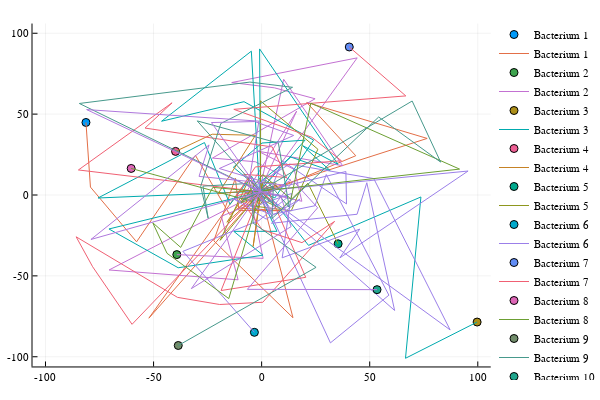

Notebook cell for this chart:
### Code cell
## Plot the path of each bacterium
using Plots
plotly()
S = length(keys(D["Path_Dict"]))
scatter(xlim = R, ylim = R)
for i=1:S
    Path_i = D["Path_Dict"][i]
    if size(Path_i,2)!=1
        scatter!([Path_i[1,1]], [Path_i[2,1]], label = "Bacterium $i")
        plot!(Path_i[1,:], Path_i[2,:], label = "Bacterium $i")
    end
end
plot!()

### Figure 1 — Plotly figure (JSON) as saved in the notebook; plotly's stock layout.template omitted (floating-point values rounded to 4 significant figures)
{"data": [{"colorbar": {"title": ""}, "hoverinfo": "text", "legendgroup": "Bacterium 1", "marker": {"color": "rgba(0, 154, 250, 1.000)", "line": {"color": "rgba(0, 0, 0, 1.000)", "width": 1}, "size": 8, "symbol": "circle"}, "mode": "markers", "name": "Bacterium 1", "showlegend": true, "text": [null], "type": "scatter", "x": [-81.27], "xaxis": "x1", "y": [44.84], "yaxis": "y1", "zmax": 0.1, "zmin": -0.1}, {"colorbar": {"title": ""}, "hoverinfo": "text", "legendgroup": "Bacterium 1", "line": {"color": "rgba(227, 111, 71, 1.000)", "dash": "solid", "shape": "linear", "width": 1}, "mode": "lines", "name": "Bacterium 1", "showlegend": true, "text": [null, null, null, null, null, null, null, null, null, null, null, null, null, null, null, null, null, null, null, null, null, null, null], "type": "scatter", "x": [-81.27, -79.2, -57.86, -30.64, -14.75, -0.9631, -0.5281, -52.17, -5.181, -1.061, -0.5281, 76.58, 20.85, 43.55, 8.617, -0.5281, 14.5, -22.12, -12.15, -10.52, 9.483, -10.45, -0.5281], "xaxis": "x1", "y": [44.84, 4.893, -28.94, 24.53, -12.18, 2.301, 1.95, -76.15, 12.12, -7.452, 1.95, 34.98, 57.22, 24.28, 4.798, 1.95, -75.88, -28.35, 10.39, -9.545, -9.722, -8.095, 1.95], "yaxis": "y1", "zmax": 0.1, "zmin": -0.1}, {"colorbar": {"title": ""}, "hoverinfo": "text", "legendgroup": "Bacterium 2", "marker": {"color": "rgba(62, 164, 78, 1.000)", "line": {"color": "rgba(0, 0, 0, 1.000)", "width": 1}, "size": 8, "symbol": "circle"}, "mode": "markers", "name": "Bacterium 2", "showlegend": true, "text": [null], "type": "scatter", "x": [-39.24], "xaxis": "x1", "y": [-36.86], "yaxis": "y1", "zmax": 0.1, "zmin": -0.1}, {"colorbar": {"title": ""}, "hoverinfo": "text", "legendgroup": "Bacterium 2", "line": {"color": "rgba(195, 113, 210, 1.000)", "dash": "solid", "shape": "linear", "width": 1}, "mode": "lines", "name": "Bacterium 2", "showlegend": true, "text": [null, null, null, null, null, null, null, null, null, null, null, null, null, null, null, null, null, null, null, null, null, null, null, null, null, null, null, null, null], "type": "scatter", "x": [-39.24, 0.6896, -5.542, -0.9631, 16.19, -9.103, -0.9631, 10.2, 37.49, -1.506, 15.05, 18.61, -0.5281, -0.9631, -0.5281, -70.59, -10.89, -18.62, -1.158, -0.5281, 44.21, -13.83, 5.906, 24.73, -22.76, -2.891, 13.55, -2.049, -0.5281], "xaxis": "x1", "y": [-36.86, -39.19, 0.3177, 2.301, 51.85, -2.561, 2.301, 71.54, 18.1, 27.03, 15.81, -3.868, 1.95, 2.301, 1.95, -46.36, -52.43, -13.18, -3.435, 1.95, 84.77, 69.53, 66.27, 59.5, 22.82, 20.55, 9.159, -3.356, 1.95], "yaxis": "y1", "zmax": 0.1, "zmin": -0.1}, {"colorbar": {"title": ""}, "hoverinfo": "text", "legendgroup": "Bacterium 3", "marker": {"color": "rgba(172, 142, 24, 1.000)", "line": {"color": "rgba(0, 0, 0, 1.000)", "width": 1}, "size": 8, "symbol": "circle"}, "mode": "markers", "name": "Bacterium 3", "showlegend": true, "text": [null], "type": "scatter", "x": [99.69], "xaxis": "x1", "y": [-78.55], "yaxis": "y1", "zmax": 0.1, "zmin": -0.1}, {"colorbar": {"title": ""}, "hoverinfo": "text", "legendgroup": "Bacterium 3", "line": {"color": "rgba(0, 170, 174, 1.000)", "dash": "solid", "shape": "linear", "width": 1}, "mode": "lines", "name": "Bacterium 3", "showlegend": true, "text": [null, null, null, null, null, null, null, null, null, null, null, null, null, null, null, null, null, null, null, null, null, null, null, null, null, null, null, null, null, null, null, null, null, null, null, null, null, null, null, null, null], "type": "scatter", "x": [99.69, 66.55, 73.69, 21.69, 1.388, -5.542, -0.9631, -4.764, -46.29, -8.161, 24.04, 6.126, -0.9631, -75.71, -26.45, -14.62, -4.633, 3.032, -0.9631, 20.08, 0.1594, -13.08, 0.4075, -0.5281, -0.9468, 35.31, 18.96, 31.7, 13.53, -0.04785, -0.5281, -1.158, -0.5281, -70.63, -38.61, 0.6275, -12.89, 7.111, 0.3541, -2.049, -0.5281], "xaxis": "x1", "y": [-78.55, -101.0, -1.206, -31.14, 3.32, 0.3177, 2.301, 88.92, 45.61, 57.7, 33.97, -1.801, 2.301, -1.849, 32.41, -5.802, 11.52, -6.949, 2.301, 33.9, 32.13, 17.14, 2.372, 1.95, 90.31, 19.0, 30.5, 15.09, 23.44, 8.754, 1.95, -3.435, 1.95, -21.01, -44.98, -37.2, -22.46, -22.46, -3.635, -3.356, 1.95], "yaxis": "y1", "zmax": 0.1, "zmin": -0.1}, {"colorbar": {"title": ""}, "hoverinfo": "text", "legendgroup": "Bacterium 4", "marker": {"color": "rgba(237, 94, 147, 1.000)", "line": {"color": "rgba(0, 0, 0, 1.000)", "width": 1}, "size": 8, "symbol": "circle"}, "mode": "markers", "name": "Bacterium 4", "showlegend": true, "text": [null], "type": "scatter", "x": [-39.82], "xaxis": "x1", "y": [26.95], "yaxis": "y1", "zmax": 0.1, "zmin": -0.1}, {"colorbar": {"title": ""}, "hoverinfo": "text", "legendgroup": "Bacterium 4", "line": {"color": "rgba(198, 130, 37, 1.000)", "dash": "solid", "shape": "linear", "width": 1}, "mode": "lines", "name": "Bacterium 4", "showlegend": true, "text": [null, null, null, null, null, null, null, null, null, null, null, null, null, null, null, null], "type": "scatter", "x": [-39.82, -22.87, -2.88, -20.13, -0.2857, 1.388, -0.9631, -0.5281, -3.942, 0.4531, -0.5281, -16.07, -7.397, -0.5281, 0.3541, -0.5281], "xaxis": "x1", "y": [26.95, 37.57, 36.89, 0.8023, 3.312, 3.32, 2.301, 1.95, -31.85, 7.91, 1.95, -16.85, 1.169, 1.95, -3.635, 1.95], "yaxis": "y1", "zmax": 0.1, "zmin": -0.1}, {"colorbar": {"title": ""}, "hoverinfo": "text", "legendgroup": "Bacterium 5", "marker": {"color": "rgba(0, 169, 141, 1.000)", "line": {"color": "rgba(0, 0, 0, 1.000)", "width": 1}, "size": 8, "symbol": "circle"}, "mode": "markers", "name": "Bacterium 5", "showlegend": true, "text": [null], "type": "scatter", "x": [35.39], "xaxis": "x1", "y": [-30.18], "yaxis": "y1", "zmax": 0.1, "zmin": -0.1}, {"colorbar": {"title": ""}, "hoverinfo": "text", "legendgroup": "Bacterium 5", "line": {"color": "rgba(142, 151, 30, 1.000)", "dash": "solid", "shape": "linear", "width": 1}, "mode": "lines", "name": "Bacterium 5", "showlegend": true, "text": [null, null, null, null, null, null, null, null, null, null, null, null, null, null, null, null, null, null, null], "type": "scatter", "x": [35.39, 21.42, 9.211, -7.831, 1.388, -0.9631, 0.4075, -0.5281, -19.2, -5.871, -3.126, 6.704, 0.4531, -0.5281, -0.571, 26.0, 13.72, -6.007, -0.5281], "xaxis": "x1", "y": [-30.18, 7.3, -8.54, 1.927, 3.32, 2.301, 2.372, 1.95, -28.03, 9.686, -10.12, 7.293, 7.91, 1.95, 58.2, 28.31, -9.76, -6.45, 1.95], "yaxis": "y1", "zmax": 0.1, "zmin": -0.1}, {"colorbar": {"title": ""}, "hoverinfo": "text", "legendgroup": "Bacterium 6", "marker": {"color": "rgba(0, 169, 204, 1.000)", "line": {"color": "rgba(0, 0, 0, 1.000)", "width": 1}, "size": 8, "symbol": "circle"}, "mode": "markers", "name": "Bacterium 6", "showlegend": true, "text": [null], "type": "scatter", "x": [-3.344], "xaxis": "x1", "y": [-84.9], "yaxis": "y1", "zmax": 0.1, "zmin": -0.1}, {"colorbar": {"title": ""}, "hoverinfo": "text", "legendgroup": "Bacterium 6", "line": {"color": "rgba(155, 127, 233, 1.000)", "dash": "solid", "shape": "linear", "width": 1}, "mode": "lines", "name": "Bacterium 6", "showlegend": true, "text": [null, null, null, null, null, null, null, null, null, null, null, null, null, null, null, null, null, null, null, null, null, null, null, null, null, null, null, null, null, null, null, null, null, null, null, null, null, null, null, null, null, null, null], "type": "scatter", "x": [-3.344, -36.43, -1.265, 12.3, -7.463, -0.2857, 1.388, -0.9631, 95.5, 36.18, 45.36, 9.5, 13.88, -4.247, -0.9631, 61.52, 48.66, 44.16, 4.543, 17.78, 2.106, -13.28, 4.127, -4.74, -0.9631, 87.2, 51.87, 12.89, -2.398, 0.4075, -0.5281, 31.83, 58.87, 29.92, 24.66, 5.357, -4.081, -0.5281, 38.98, 39.27, 9.454, 4.032, -0.5281], "xaxis": "x1", "y": [-84.9, -34.85, -15.79, -1.092, 1.99, 3.312, 3.32, 2.301, 14.81, -38.86, -21.09, -38.82, 0.941, -7.515, 2.301, -71.38, 7.577, -11.91, -17.46, -2.473, -14.89, -2.111, -11.97, 5.96, 2.301, -83.4, 10.15, 19.13, 6.236, 2.372, 1.95, -91.42, -61.94, 12.64, -6.655, -11.9, 5.729, 1.95, 14.5, -5.498, 21.17, 1.92, 1.95], "yaxis": "y1", "zmax": 0.1, "zmin": -0.1}, {"colorbar": {"title": ""}, "hoverinfo": "text", "legendgroup": "Bacterium 7", "marker": {"color": "rgba(97, 141, 246, 1.000)", "line": {"color": "rgba(0, 0, 0, 1.000)", "width": 1}, "size": 8, "symbol": "circle"}, "mode": "markers", "name": "Bacterium 7", "showlegend": true, "text": [null], "type": "scatter", "x": [40.54], "xaxis": "x1", "y": [91.52], "yaxis": "y1", "zmax": 0.1, "zmin": -0.1}, {"colorbar": {"title": ""}, "hoverinfo": "text", "legendgroup": "Bacterium 7", "line": {"color": "rgba(240, 96, 115, 1.000)", "dash": "solid", "shape": "linear", "width": 1}, "mode": "lines", "name": "Bacterium 7", "showlegend": true, "text": [null, null, null, null, null, null, null, null, null, null, null, null, null, null, null, null, null, null, null, null, null, null, null, null, null, null, null, null, null, null, null, null, null, null, null], "type": "scatter", "x": [40.54, 66.71, -12.86, 23.22, 36.92, -2.899, -11.73, 7.18, -0.2857, -0.9631, -59.95, -78.18, -85.81, -38.92, -19.41, 0.5383, 33.75, 18.65, 0.3089, -9.124, -0.9631, 0.4075, -0.5281, -18.76, 20.41, 1.945, -0.5281, -84.77, -41.44, -53.95, 4.903, 11.54, -8.371, 4.02, -0.5281], "xaxis": "x1", "y": [91.52, 61.26, 52.96, 35.69, 21.13, 17.37, -0.5772, 5.938, 3.312, 2.301, -79.95, -44.35, -25.86, -63.29, -67.7, -66.31, -16.34, -29.46, -21.49, -3.854, 2.301, 2.372, 1.95, -59.05, -50.91, 6.183, 1.95, 15.48, 56.99, 41.39, 29.71, 10.84, 12.77, -2.927, 1.95], "yaxis": "y1", "zmax": 0.1, "zmin": -0.1}, {"colorbar": {"title": ""}, "hoverinfo": "text", "legendgroup": "Bacterium 8", "marker": {"color": "rgba(221, 101, 182, 1.000)", "line": {"color": "rgba(0, 0, 0, 1.000)", "width": 1}, "size": 8, "symbol": "circle"}, "mode": "markers", "name": "Bacterium 8", "showlegend": true, "text": [null], "type": "scatter", "x": [-60.36], "xaxis": "x1", "y": [16.43], "yaxis": "y1", "zmax": 0.1, "zmin": -0.1}, {"colorbar": {"title": ""}, "hoverinfo": "text", "legendgroup": "Bacterium 8", "line": {"color": "rgba(108, 159, 51, 1.000)", "dash": "solid", "shape": "linear", "width": 1}, "mode": "lines", "name": "Bacterium 8", "showlegend": true, "text": [null, null, null, null, null, null, null, null, null, null, null, null, null, null, null, null, null, null, null], "type": "scatter", "x": [-60.36, -3.992, -0.2857, -0.9631, 91.57, 22.75, 13.58, 0.4971, -9.52, 8.253, -0.9631, 0.4075, -0.5281, -15.2, -43.78, -50.38, -37.44, -22.57, -0.5281], "xaxis": "x1", "y": [16.43, -4.122, 3.312, 2.301, 16.01, 56.79, -2.505, 12.62, -4.692, 4.48, 2.301, 2.372, 1.95, -64.02, -36.04, -17.16, -32.4, 4.729, 1.95], "yaxis": "y1", "zmax": 0.1, "zmin": -0.1}, {"colorbar": {"title": ""}, "hoverinfo": "text", "legendgroup": "Bacterium 9", "marker": {"color": "rgba(113, 140, 106, 1.000)", "line": {"color": "rgba(0, 0, 0, 1.000)", "width": 1}, "size": 8, "symbol": "circle"}, "mode": "markers", "name": "Bacterium 9", "showlegend": true, "text": [null], "type": "scatter", "x": [-38.58], "xaxis": "x1", "y": [-93.04], "yaxis": "y1", "zmax": 0.1, "zmin": -0.1}, {"colorbar": {"title": ""}, "hoverinfo": "text", "legendgroup": "Bacterium 9", "line": {"color": "rgba(71, 153, 140, 1.000)", "dash": "solid", "shape": "linear", "width": 1}, "mode": "lines", "name": "Bacterium 9", "showlegend": true, "text": [null, null, null, null, null, null, null, null, null, null, null, null, null, null, null, null, null, null, null, null, null, null, null, null, null, null, null, null, null, null, null], "type": "scatter", "x": [-38.58, 25.18, -3.959, -4.225, -0.2857, -0.9631, 69.63, 82.82, 54.15, 4.711, 5.433, -0.9631, 0.4075, -0.5281, -8.687, -0.5281, -84.34, -5.441, 14.3, -18.87, -28.2, -24.73, -27.15, -7.209, 6.879, -0.5281, -29.8, 7.758, 12.8, 1.991, -0.5281], "xaxis": "x1", "y": [-93.04, -44.72, -17.32, 2.682, 3.312, 2.301, 58.1, 20.34, 48.23, -14.67, 5.318, 2.301, 2.372, 1.95, -2.926, 1.95, 56.58, 69.81, 66.58, 44.22, 5.323, -14.37, 5.48, 7.05, -7.146, 1.95, 45.82, 32.06, -7.625, 9.205, 1.95], "yaxis": "y1", "zmax": 0.1, "zmin": -0.1}, {"colorbar": {"title": ""}, "hoverinfo": "text", "legendgroup": "Bacterium 10", "marker": {"color": "rgba(31, 166, 141, 1.000)", "line": {"color": "rgba(0, 0, 0, 1.000)", "width": 1}, "size": 8, "symbol": "circle"}, "mode": "markers", "name": "Bacterium 10", "showlegend": true, "text": [null], "type": "scatter", "x": [53.39], "xaxis": "x1", "y": [-58.52], "yaxis": "y1", "zmax": 0.1, "zmin": -0.1}, {"colorbar": {"title": ""}, "hoverinfo": "text", "legendgroup": "Bacterium 10", "line": {"color": "rgba(175, 120, 221, 1.000)", "dash": "solid", "shape": "linear", "width": 1}, "mode": "lines", "name": "Bacterium 10", "showlegend": true, "text": [null, null, null, null, null, null, null, null, null, null, null, null, null, null, null, null, null, null, null, null, null, null, null, null, null, null, null, null, null, null], "type": "scatter", "x": [53.39, -6.606, 25.91, 14.68, 4.528, -4.225, -0.2857, -0.9631, 0.4075, -0.5281, -80.95, -1.271, -6.089, -0.5281, -32.52, 13.63, 8.691, -0.5281, -78.97, -24.33, -28.96, 10.68, -6.701, -0.5281, -23.23, -3.241, 14.82, -19.56, -0.9947, -0.5281], "xaxis": "x1", "y": [-58.52, -58.33, -7.904, 8.647, -8.587, 2.682, 3.312, 2.301, 2.372, 1.95, 52.81, 45.67, 5.96, 1.95, -57.88, -19.53, -0.1546, 1.95, -27.48, 30.96, 11.5, 6.156, -3.74, 1.95, 44.8, 45.41, 36.81, 16.37, 8.937, 1.95], "yaxis": "y1", "zmax": 0.1, "zmin": -0.1}], "layout": {"annotations": [], "height": 400, "legend": {"bgcolor": "rgba(255, 255, 255, 1.000)", "bordercolor": "rgba(0, 0, 0, 1.000)", "font": {"color": "rgba(0, 0, 0, 1.000)", "family": "sans-serif", "size": 11}, "tracegroupgap": 0, "x": 1, "y": 1}, "margin": {"b": 20, "l": 0, "r": 0, "t": 20}, "paper_bgcolor": "rgba(255, 255, 255, 1.000)", "plot_bgcolor": "rgba(255, 255, 255, 1.000)", "showlegend": true, "width": 600, "xaxis": {"anchor": "y1", "domain": [0.06582, 0.9934], "gridcolor": "rgba(0, 0, 0, 0.100)", "gridwidth": 0.5, "linecolor": "rgba(0, 0, 0, 1.000)", "mirror": false, "range": [-106, 106], "showgrid": true, "showline": true, "showticklabels": true, "tickangle": 0, "tickcolor": "rgb(0, 0, 0)", "tickfont": {"color": "rgba(0, 0, 0, 1.000)", "family": "sans-serif", "size": 11}, "tickmode": "array", "ticks": "inside", "ticktext": ["-100", "-50", "0", "50", "100"], "tickvals": [-100, -50, 0, 50, 100], "title": "", "titlefont": {"color": "rgba(0, 0, 0, 1.000)", "family": "sans-serif", "size": 15}, "type": "-", "visible": true, "zeroline": false, "zerolinecolor": "rgba(0, 0, 0, 1.000)"}, "yaxis": {"anchor": "x1", "domain": [0.03762, 0.9902], "gridcolor": "rgba(0, 0, 0, 0.100)", "gridwidth": 0.5, "linecolor": "rgba(0, 0, 0, 1.000)", "mirror": false, "range": [-106, 106], "showgrid": true, "showline": true, "showticklabels": true, "tickangle": 0, "tickcolor": "rgb(0, 0, 0)", "tickfont": {"color": "rgba(0, 0, 0, 1.000)", "family": "sans-serif", "size": 11}, "tickmode": "array", "ticks": "inside", "ticktext": ["-100", "-50", "0", "50", "100"], "tickvals": [-100, -50, 0, 50, 100], "title": "", "titlefont": {"color": "rgba(0, 0, 0, 1.000)", "family": "sans-serif", "size": 15}, "type": "-", "visible": true, "zeroline": false, "zerolinecolor": "rgba(0, 0, 0, 1.000)"}}}
